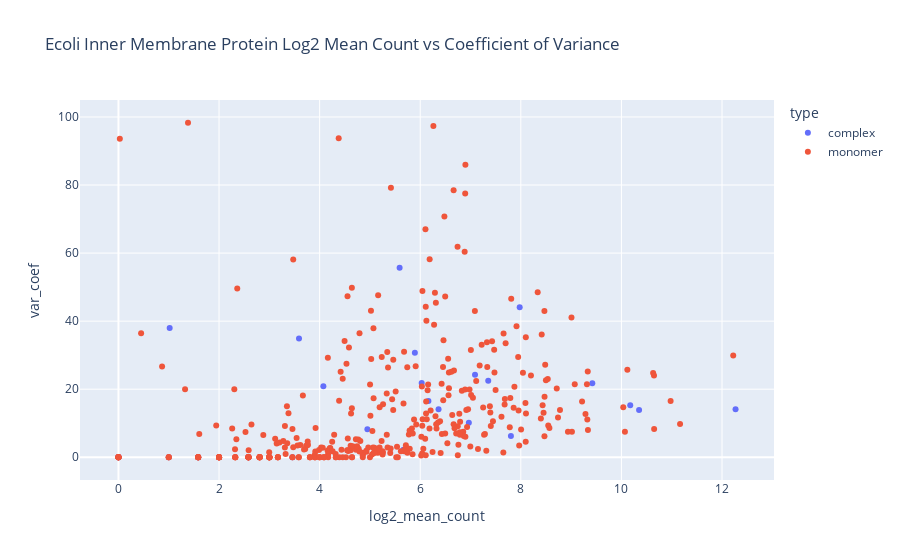

The code cell stored with this chart in its notebook:
### Code cell
fig = px.scatter(df_scatter_plot, x="log2_mean_count", y="var_coef", color="type",\
                  hover_data=['protein', "common_name"],\
                    title="Ecoli Inner Membrane Protein Log2 Mean Count vs Coefficient of Variance")
fig.show()

### Figure 1 — Plotly figure (JSON) as saved in the notebook; plotly's stock layout.template omitted (floating-point values rounded to 4 significant figures; data arrays with more than 128 entries replaced by an {"elided": "..."} marker saying what was removed)
{"data": [{"customdata": [["ABC-11-CPLX", "iron(III) hydroxamate ABC transporter"], ["ABC-4-CPLX", "L-arginine ABC transporter"], ["ABC-62-CPLX", "lipoprotein release complex"], ["AERGLYC3PDEHYDROG-CPLX", "aerobic glycerol 3-phosphate dehydrogenase"], ["ALPHA-SUBUNIT-CPLX", "formate dehydrogenase N, subcomplex"], ["ATPASE-1-CPLX", "K<sup>+</sup> transporting P-type ATPase"], ["ATPSYN-CPLX", "thiamin triphosphate synthase"], ["CPLX0-3932", "multidrug efflux pump AcrAD-TolC"], ["CPLX0-7641", "Zn<sup>2+</sup>/Fe<sup>2+</sup>/Cd<sup>2+</sup> exporter"], ["CPLX0-7654", "glycerol facilitator"], ["CPLX0-7906", "L-carnitine:&gamma;-butyrobetaine antiporter"], ["CPLX0-7961", "chloride:H<sup>+</sup> antiporter ClcA"], ["CPLX0-7963", "multidrug efflux pump EmrE / betaine:H<sup>+</sup> antiporter / choline:H<sup>+</sup> antiporter"], ["CPLX0-7983", "moderate conductance mechanosensitive channel YbiO"], ["CPLX0-8097", "peptide antibiotic transporter"], ["CPLX0-8125", "cellulose synthase"], ["CPLX0-8160", "succinate:quinone oxidoreductase"], ["CPLX0-8167", "hydrogenase 1, oxygen tolerant hydrogenase"], ["CPLX0-8247", ""], ["CPLX0-8271", "F<sup>-</sup> channel"], ["CYT-D-UBIOX-CPLX", "cytochrome <i>bd</i>-I ubiquinol oxidase"], ["CYT-O-UBIOX-CPLX", "cytochrome <i>bo<sub>3</sub></i> ubiquinol oxidase"], ["DIACYLGLYKIN-CPLX", "diacylglycerol kinase"], ["EIISGA", "L-ascorbate specific PTS enzyme II"], ["F-O-CPLX", "ATP synthase F<sub>o</sub> complex"], ["FUMARATE-REDUCTASE", "fumarate reductase"], ["NADH-DHI-CPLX", "NADH:quinone oxidoreductase I"], ["NITRATREDUCTA-CPLX", "nitrate reductase A"], ["NITRATREDUCTZ-CPLX", "nitrate reductase Z"], ["SUCC-DEHASE", "succinate:quinone oxidoreductase subcomplex"]], "hovertemplate": "type=complex<br>log2_mean_count=%{x}<br>var_coef=%{y}<br>protein=%{customdata[0]}<br>common_name=%{customdata[1]}<extra></extra>", "legendgroup": "complex", "marker": {"color": "#636efa", "symbol": "circle"}, "mode": "markers", "name": "complex", "orientation": "v", "showlegend": true, "type": "scatter", "x": [5.664, 6.029, 6.364, 12.27, 0, 3.459, 10.18, 2, 5.893, 9.421, 1, 4.075, 6.163, 1.585, 4.95, 2.585, 7.978, 3.59, 7.803, 6.967, 0, 10.35, 7.352, 3, 0, 5.59, 7.09, 1.585, 2.585, 1.018], "xaxis": "x", "y": [2.204, 21.81, 14.07, 14.12, 0, 0, 15.28, 0, 30.7, 21.78, 0, 20.9, 16.54, 0, 8.219, 0, 44.08, 34.93, 6.239, 10.16, 0, 13.91, 22.52, 0, 0, 55.71, 24.25, 0, 0, 37.99], "yaxis": "y"}, {"customdata": {"elided": "384x2 str values"}, "hovertemplate": "type=monomer<br>log2_mean_count=%{x}<br>var_coef=%{y}<br>protein=%{customdata[0]}<br>common_name=%{customdata[1]}<extra></extra>", "legendgroup": "monomer", "marker": {"color": "#EF553B", "symbol": "circle"}, "mode": "markers", "name": "monomer", "orientation": "v", "showlegend": true, "type": "scatter", "x": {"elided": "384 float values"}, "xaxis": "x", "y": {"elided": "384 float values"}, "yaxis": "y"}], "layout": {"legend": {"title": {"text": "type"}, "tracegroupgap": 0}, "title": {"text": "Ecoli Inner Membrane Protein Log2 Mean Count vs Coefficient of Variance"}, "xaxis": {"anchor": "y", "domain": [0, 1], "title": {"text": "log2_mean_count"}}, "yaxis": {"anchor": "x", "domain": [0, 1], "title": {"text": "var_coef"}}}}
